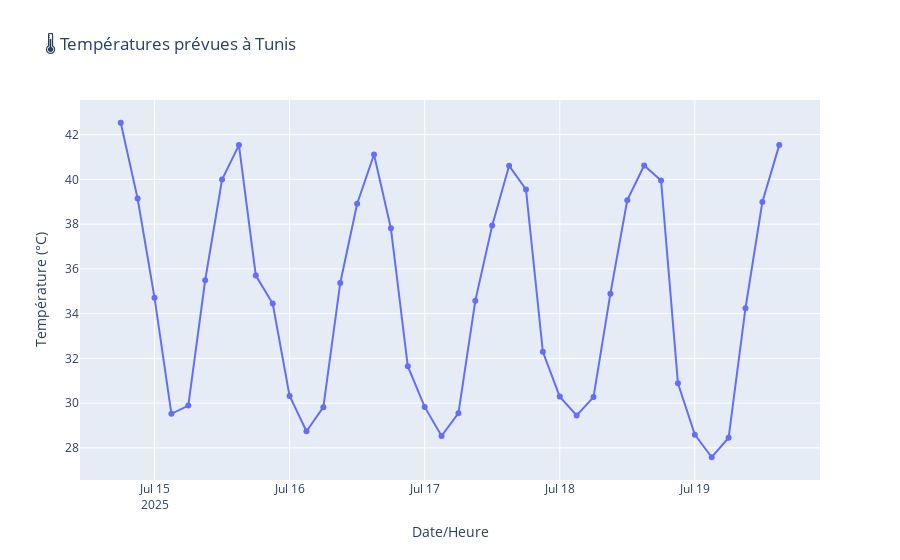

Write notebook code for a chart like this one.
### Code cell
# 📈 Visualisation température sur 5 jours
fig = px.line(df, x="datetime", y="temp", title=f"🌡️ Températures prévues à {ville}", markers=True)
fig.update_layout(xaxis_title="Date/Heure", yaxis_title="Température (°C)")
fig.show()
